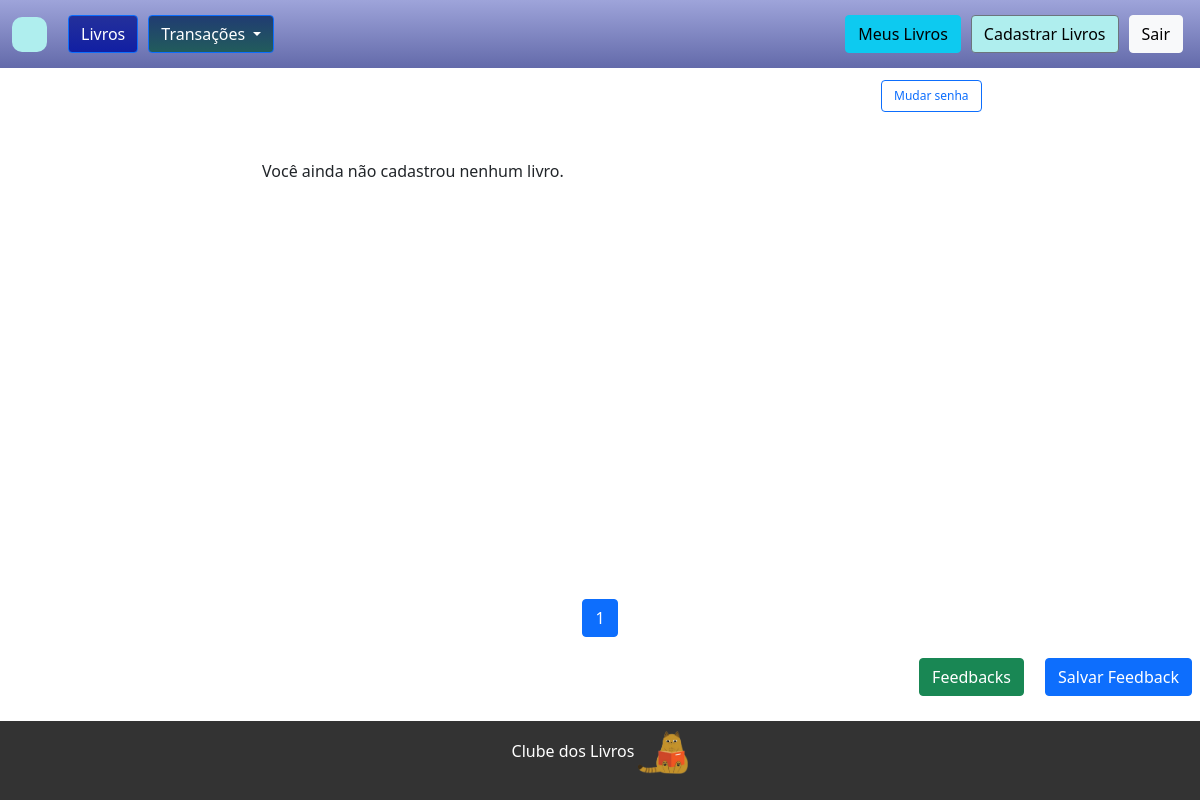
The page /profile/?pagina=2 (signed in) on the database as committed earlier.
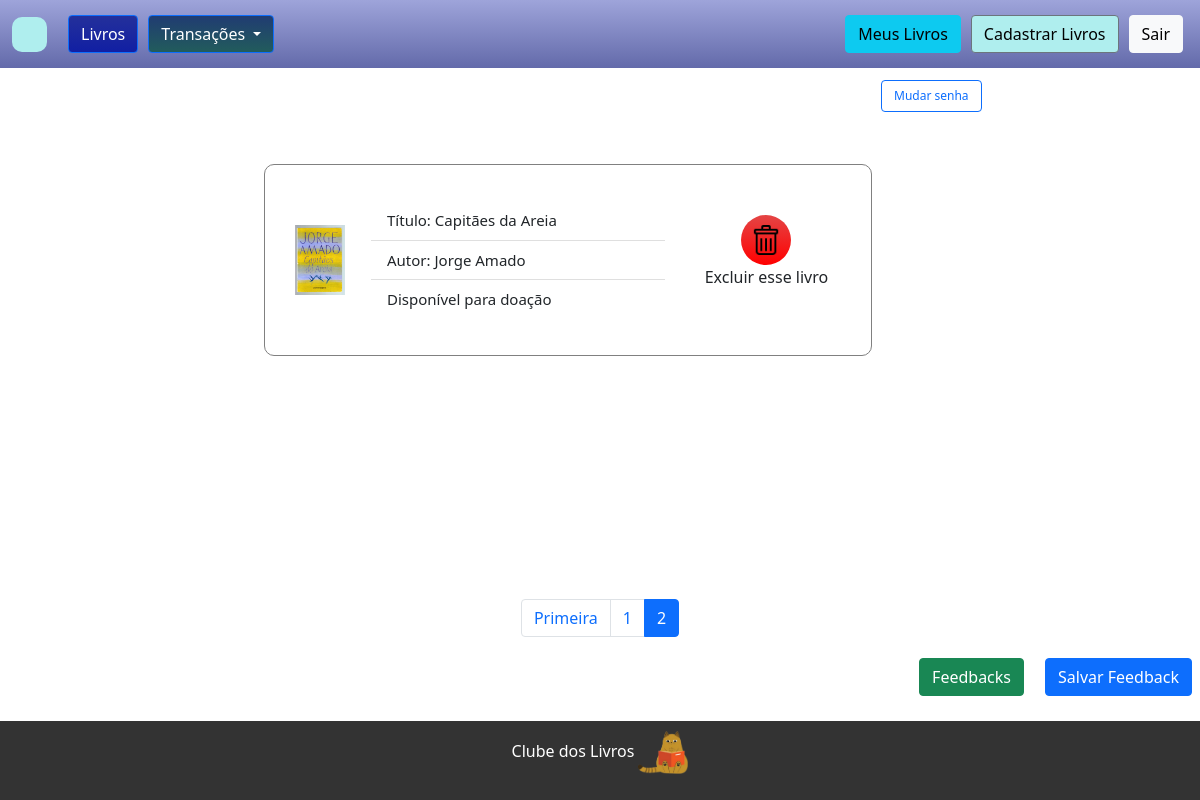
The same page on the database as committed later.
### books/models.py (models this page shows, shortened)
class Livro(models.Model):
    OPÇÕES = (
        ('venda', 'Venda'),
        ('troca', 'Troca'),
        ('doacao', 'Doação'),
    )
    titulo = models.CharField(max_length=100)
    autor = models.CharField(max_length=100)
    tipo_transacao = models.CharField(max_length=10, choices=OPÇÕES, default='doacao')
    preco = models.DecimalField(max_digits=10, decimal_places=2, null=True, blank=True)
    sinopse = models.TextField(blank=True, null=True)
    genero = models.ManyToManyField(GeneroLivro)
    whatsapp = models.CharField(help_text="DDD + Número", max_length=20, blank=True, null=True)
    capa = models.ImageField(upload_to='static/img/capas/', blank=True, null=True)
    usuario_email = models.EmailField(blank=True, null=True),
    usuario = models.ForeignKey(User, on_delete=models.CASCADE, null=True, blank=True)
    data_exclusao = models.DateTimeField(null=True, blank=True)

### books/views.py (the view)
# urls.py: path('profile/', views.profile, name='profile'),
@login_required
def profile(request):
    livros_do_usuario = Livro.objects.filter(usuario=request.user)
    itens_por_pagina = 5
    paginator = Paginator(livros_do_usuario, itens_por_pagina)
    numero_pagina = request.GET.get('pagina')
    livros_paginados = paginator.get_page(numero_pagina)
    return render(request, 'profile.html', {'livros_do_usuario': livros_paginados})

### books/templates/profile.html (shortened to what this page needs)
{% extends 'base.html' %}
{% block content %}
{% load static %}
<link rel="stylesheet" href="{% static 'css/style.css' %}">
    <div style="margin-top: 75px; margin-left: 73%; margin-bottom: 0px;">
       <a href="{% url 'account_change_password' %}" class="btn btn-outline-primary" style="font-size: 12px;">Mudar senha</a>
    </div>
    <br>
    <div class="wrapper">
        <div class="containerListBooksProfile">
        <ul class="list-group list-group-flush">
            <li class="list-group-item">
                {% if livros_do_usuario %}
                {% for livro in livros_do_usuario %}
                <div class="card-books" style="font-size: 15px;">
                    <img style="width: 70px; border-radius: 10px;" src="{{ livro.capa.url }}" alt="oi">
                    <div class="card-body">
                        <ul class="list-group list-group-flush" style="width: 100%;">
                            <li class="list-group-item">Título: {{ livro.titulo }}</li>
                            <li class="list-group-item">Autor: {{ livro.autor }}</li>
                            {% if livro.tipo_transacao == 'troca' %}
                            <li class="list-group-item">Disponível para troca</li>
                            {% elif livro.tipo_transacao == 'doacao' %}
                            <li class="list-group-item">Disponível para doação</li>
                            {% else %}
                            <li class="list-group-item">Disponível para venda</li>
                            <li class="list-group-item">Valor: <span class="badge rounded-pill bg-success">R$
                                    {{livro.preco}}</span></li>
                            {% endif %}
                        </ul>
                    </div>
                    <div class="botaoTexto">
                        <button type="button" class="btnGetBooks  modalRemover"
                            style="background: linear-gradient(rgb(228, 69, 69), rgb(255, 0, 0)); height: 50px; width: 50px; border-radius: 50%;"
                            data-bs-target="#confirmarExclusaoModal" data-livro-id="{{ livro.id }}">
                            <img
                                style="width: 30px; height: 30px;"
                                src="/static/img/icons/remove.png" alt=""></button>
                        <p class="texto-abaixo">Excluir esse livro</p>
                    </div>
                </div>
                {% endfor %}
                {% else %}
                <p style="align-items: center;">Você ainda não cadastrou nenhum livro.</p>
                {% endif %}
            </li>
        </ul>
    </div>
</div>
<div>
    <nav aria-label="Page navigation example">
        <ul class="pagination justify-content-center">
            {% if livros_do_usuario.has_previous %}
            <li class="page-item">
                <a class="page-link" href="?pagina=1" tabindex="-1" aria-disabled="true">Primeira</a>
            </li>
            {% endif %}
            {% for num_pagina in livros_do_usuario.paginator.page_range %}
            <li class="page-item {% if livros_do_usuario.number == num_pagina %}active{% endif %}">
                <a class="page-link" href="?pagina={{ num_pagina }}">{{ num_pagina }}</a>
            </li>
            {% endfor %}
        </ul>
    </nav>
</div>
<div class="d-grid gap-2 d-md-flex justify-content-md-end">
    <a href="{% url 'feedbacks' %}" class="btn btn-success me-md-2" type="button">Feedbacks</a>
  {% if user.is_authenticated %}
  <a href="{% url 'addFeedback' %}" class="btn btn-primary me-md-2" type="button">Salvar Feedback</a>
  {% endif%}
</div>
{% endblock %}

Rows that differ between the two databases and show on the page:
added Livro: capa (picture), titulo "Capitães da Areia", autor "Jorge Amado", tipo_transacao "Disponível para doação"
Other text that changed with them:
text no longer shown: "Você ainda não cadastrou nenhum livro."
text now shown: "Primeira"
new list line: "2"
